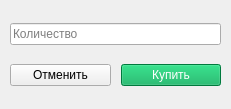
<?xml version="1.0" encoding="UTF-8"?>
<ui version="4.0">
 <class>BuyWindow</class>
 <widget class="QMainWindow" name="BuyWindow">
  <property name="geometry">
   <rect>
    <x>0</x>
    <y>0</y>
    <width>231</width>
    <height>109</height>
   </rect>
  </property>
  <property name="windowTitle">
   <string>MainWindow</string>
  </property>
  <widget class="QWidget" name="buyWidget">
   <layout class="QGridLayout" name="gridLayout">
    <property name="leftMargin">
     <number>10</number>
    </property>
    <property name="topMargin">
     <number>10</number>
    </property>
    <property name="rightMargin">
     <number>10</number>
    </property>
    <property name="bottomMargin">
     <number>10</number>
    </property>
    <property name="horizontalSpacing">
     <number>10</number>
    </property>
    <property name="verticalSpacing">
     <number>6</number>
    </property>
    <item row="0" column="0" colspan="2">
     <widget class="QLineEdit" name="amount">
      <property name="text">
       <string/>
      </property>
      <property name="placeholderText">
       <string>Количество</string>
      </property>
     </widget>
    </item>
    <item row="1" column="1">
     <widget class="QPushButton" name="buyButton">
      <property name="styleSheet">
       <string notr="true">color: rgb(255, 255, 255);
background-color: rgb(0, 170, 85)</string>
      </property>
      <property name="text">
       <string>Купить</string>
      </property>
      <property name="autoDefault">
       <bool>false</bool>
      </property>
      <property name="default">
       <bool>false</bool>
      </property>
     </widget>
    </item>
    <item row="1" column="0">
     <widget class="QPushButton" name="cancelButton">
      <property name="text">
       <string>Отменить</string>
      </property>
     </widget>
    </item>
   </layout>
  </widget>
 </widget>
 <resources/>
 <connections/>
</ui>
